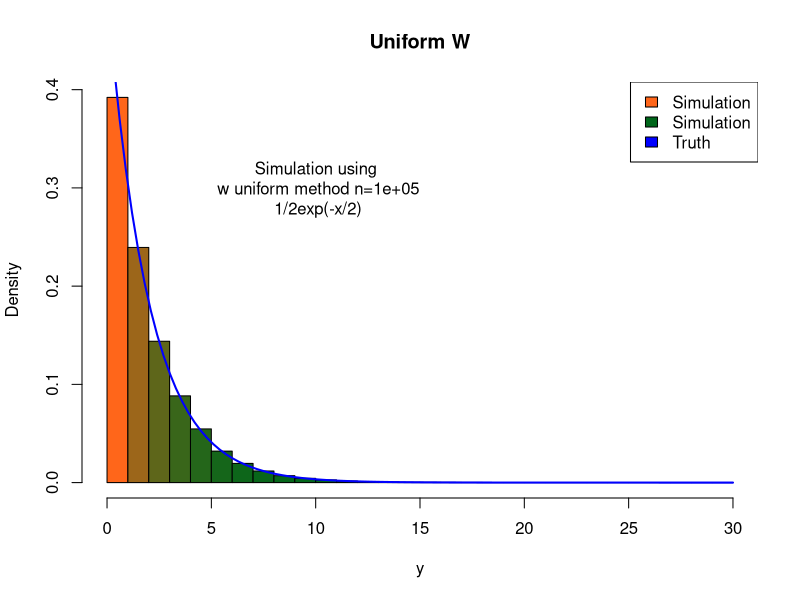
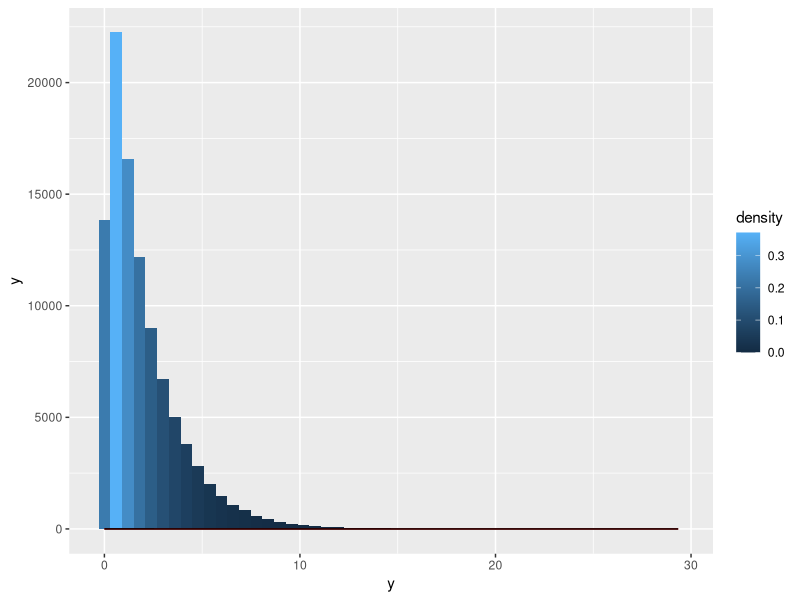

R code for these plots, in order:
## w method of sampling
rmyexp=function(n, ...){
  graphics.off()
w=runif(n,0,1)
y=-2*log(1-w)
h=hist(y,plot=FALSE, ...)
coll = rgb(h$density/max(h$density),.4,.1)
# windows()
hist(y,freq=FALSE,main="Uniform W",col = coll, ...)# col=rainbow(length(h$mids)),...)
curve( exp(-x/2)/2,add=TRUE,col="Blue",lwd=2)
text(10,.3, paste0("Simulation using\n w uniform method ", "n=",n,"\n ", "1/2exp(-x/2)"))
legend("topright", legend = c("Simulation", "Simulation","Truth"), fill=c(coll[1],coll[length(coll)], "Blue"))
dev.new(noRStudioGD = TRUE)
df=data.frame(y)
library(ggplot2)
g = ggplot(df, aes(x=y)) + geom_histogram(aes(fill=..density..), bins = 50)  + geom_density( col = "Red")
g = g + stat_function(fun = function(x) exp(-x/2)/2)
print(g)

}

rmyexp(100000, nclass = 40)

